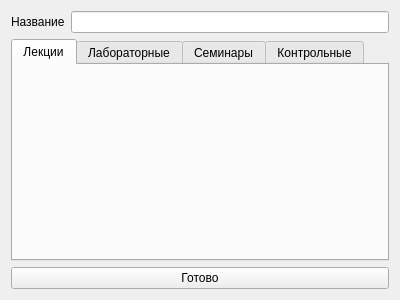
<?xml version="1.0" encoding="UTF-8"?>
<ui version="4.0">
 <class>EditSubjectGroup</class>
 <widget class="QWidget" name="EditSubjectGroup">
  <property name="geometry">
   <rect>
    <x>0</x>
    <y>0</y>
    <width>400</width>
    <height>300</height>
   </rect>
  </property>
  <property name="windowTitle">
   <string>Form</string>
  </property>
  <layout class="QVBoxLayout" name="verticalLayout">
   <item>
    <layout class="QFormLayout" name="formLayout">
     <item row="0" column="1">
      <widget class="QLineEdit" name="name"/>
     </item>
     <item row="0" column="0">
      <widget class="QLabel" name="label">
       <property name="text">
        <string>Название</string>
       </property>
      </widget>
     </item>
    </layout>
   </item>
   <item>
    <widget class="QTabWidget" name="subjectEditTab">
     <property name="currentIndex">
      <number>0</number>
     </property>
     <widget class="QWidget" name="lectionTab">
      <attribute name="title">
       <string>Лекции</string>
      </attribute>
      <layout class="QVBoxLayout" name="verticalLayout_2">
       <item>
        <widget class="EditSubject" name="lection" native="true"/>
       </item>
      </layout>
     </widget>
     <widget class="QWidget" name="labTab">
      <attribute name="title">
       <string>Лабораторные</string>
      </attribute>
      <layout class="QVBoxLayout" name="verticalLayout_5">
       <item>
        <widget class="EditSubject" name="lab" native="true"/>
       </item>
      </layout>
     </widget>
     <widget class="QWidget" name="seminarTab">
      <attribute name="title">
       <string>Семинары</string>
      </attribute>
      <layout class="QVBoxLayout" name="verticalLayout_4">
       <item>
        <widget class="EditSubject" name="seminar" native="true"/>
       </item>
      </layout>
     </widget>
     <widget class="QWidget" name="testTab">
      <attribute name="title">
       <string>Контрольные</string>
      </attribute>
      <layout class="QVBoxLayout" name="verticalLayout_3">
       <item>
        <widget class="EditSubject" name="test" native="true"/>
       </item>
      </layout>
     </widget>
    </widget>
   </item>
   <item>
    <widget class="QPushButton" name="backwardButton">
     <property name="text">
      <string>Готово</string>
     </property>
    </widget>
   </item>
  </layout>
 </widget>
 <customwidgets>
  <customwidget>
   <class>EditSubject</class>
   <extends>QWidget</extends>
   <header>EditSubject.hpp</header>
   <container>1</container>
  </customwidget>
 </customwidgets>
 <resources/>
 <connections>
  <connection>
   <sender>backwardButton</sender>
   <signal>clicked()</signal>
   <receiver>EditSubjectGroup</receiver>
   <slot>goBack()</slot>
   <hints>
    <hint type="sourcelabel">
     <x>199</x>
     <y>278</y>
    </hint>
    <hint type="destinationlabel">
     <x>199</x>
     <y>149</y>
    </hint>
   </hints>
  </connection>
 </connections>
 <slots>
  <slot>goBack()</slot>
 </slots>
</ui>
